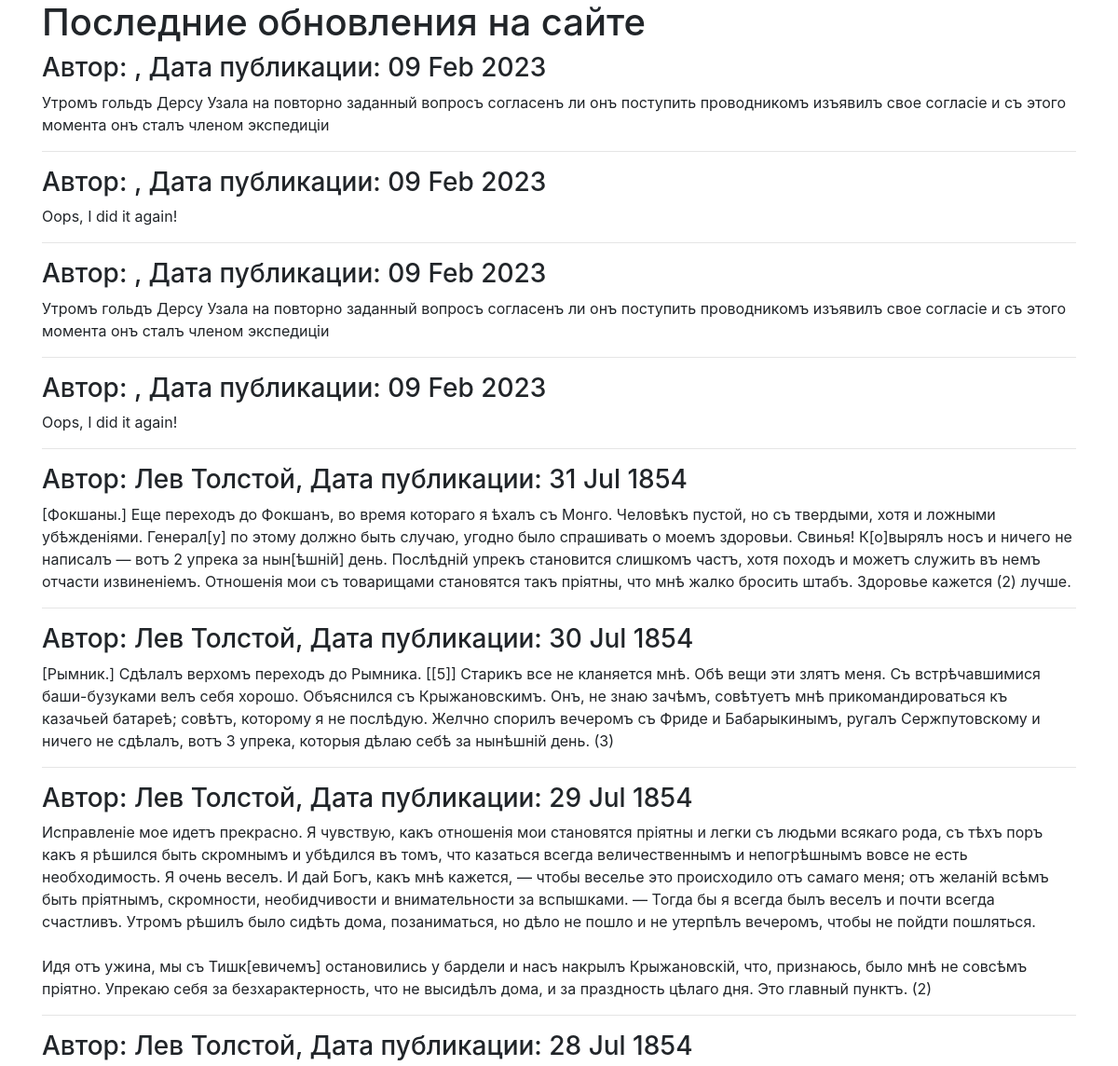
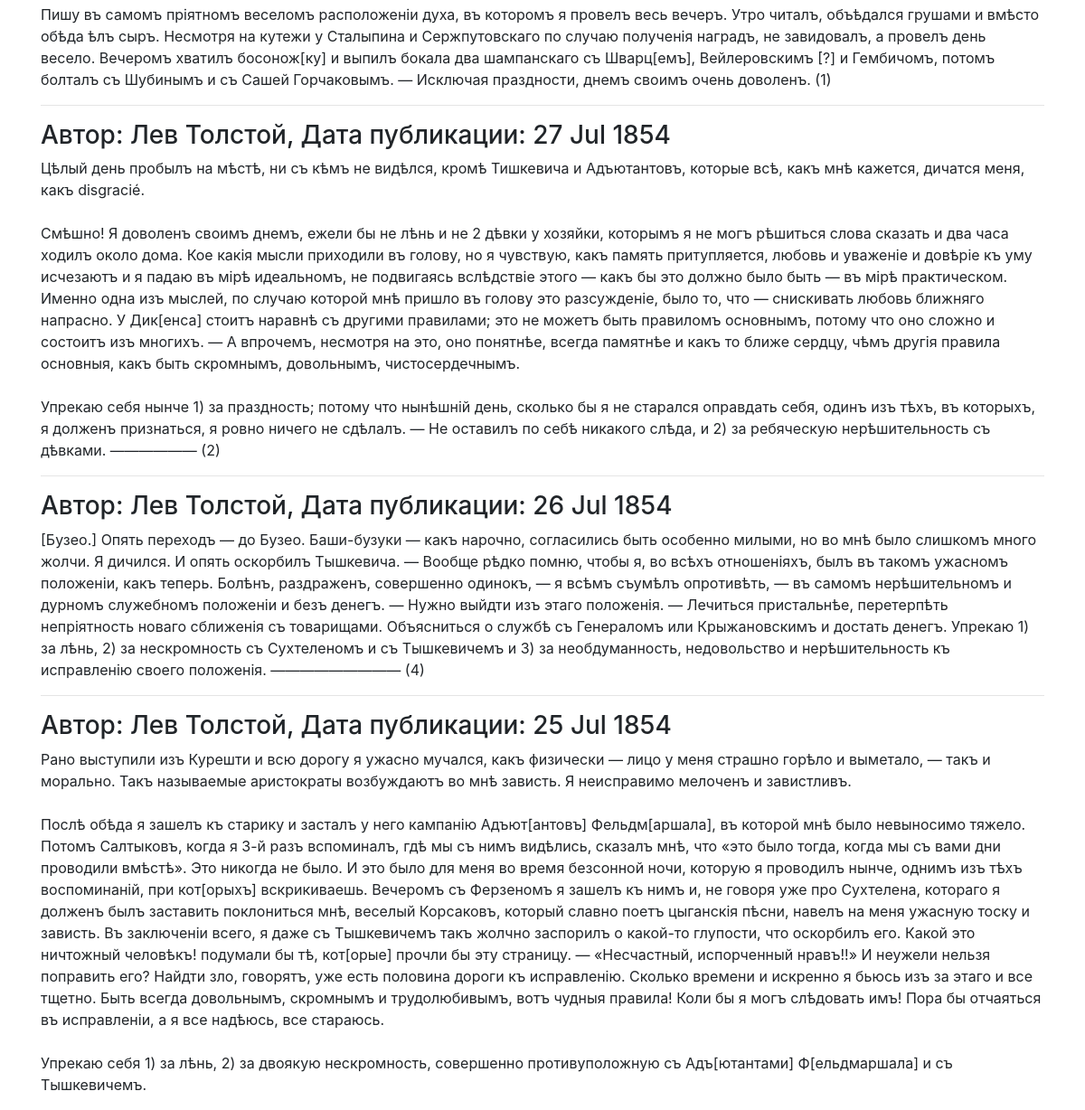
The page / on the database its author committed (2 pictures, top to bottom).
### posts/models.py (models this page shows)
class Post(models.Model):
    text = models.TextField()
    pub_date = models.DateTimeField("date published", auto_now_add=True)
    author = models.ForeignKey(User, on_delete=models.CASCADE, related_name="posts")
    group = models.ForeignKey(Group, blank=True, null=True, on_delete=models.SET_NULL, related_name="posts")
    class Meta:
        ordering = ["-pub_date"]

### posts/views.py (the view)
def index(request):
    latest = Post.objects.all()[:11]
    template = "index.html"
    context = {"posts": latest}
    return render(
        request,  # первый аргумент всегда request
        template,  # файл шаблона, который будет показан пользователю
        context,  # передача данных в шаблон, осуществляется через словарь
    )

### templates/index.html (shortened to what this page needs)
{% extends "base.html" %}
{% block header %}Последние обновления на сайте{% endblock %}
{% block content %}
    {% for post in posts %}
    <h3>
        Автор: {{ post.author.get_full_name }}, Дата публикации: {{ post.pub_date|date:"d M Y" }}
    </h3>
    <p>{{ post.text|linebreaksbr }}</p>
    {% if not forloop.last %}<hr>{% endif %}
    {% endfor %}
{% endblock %}

### templates/base.html (shortened to what this page needs)
<!doctype html>
<html>
<head>
    {% load static %}
    <link rel="stylesheet" href="{% static 'bootstrap/dist/css/bootstrap.min.css' %}">
</head>
<body>
    <main>
        <div class="container">
            <h1>{% block header %}The Last Social Media You'll Ever Need{% endblock %}</h1>
            {% block content %}{% endblock %}
        </div>
    </main>
</body>
</html>

### rows shown on the page
Post: pub_date "09 Feb 2023", text "Утромъ гольдъ Дерсу Узала на повторно заданный вопросъ согласенъ ли онъ поступить проводникомъ изъявилъ свое согласіе и съ этого момента онъ сталъ членом экспедиціи"
Post: pub_date "09 Feb 2023", text "Oops, I did it again!"
Post: pub_date "09 Feb 2023", text "Утромъ гольдъ Дерсу Узала на повторно заданный вопросъ согласенъ ли онъ поступить проводникомъ изъявилъ свое согласіе и съ этого момента онъ сталъ членом экспедиціи"
Post: pub_date "09 Feb 2023", text "Oops, I did it again!"
Post: author.get_full_name "Лев Толстой", pub_date "31 Jul 1854", text "[Фокшаны.] Еще переходъ до Фокшанъ, во время котораго я ѣхалъ съ Монго. Человѣкъ пустой, но съ твердыми, хотя и ложными убѣжденіями. Генерал[у] по этому должно быть случаю, угодно было спрашивать о моемъ здоровьи. Свинья! К[о]вырялъ носъ и ничего не написалъ — вотъ 2 упрека за нын[ѣшній] день. Послѣдній упрекъ становится слишкомъ частъ, хотя походъ и можетъ служить въ немъ отчасти извиненіемъ. Отношенія мои съ товарищами становятся такъ пріятны, что мнѣ жалко бросить штабъ. Здоровье кажется (2) лучше."
Post: author.get_full_name "Лев Толстой", pub_date "30 Jul 1854", text "[Рымник.] Сдѣлалъ верхомъ переходъ до Рымника. [[5]] Старикъ все не кланяется мнѣ. Обѣ вещи эти злятъ меня. Съ встрѣчавшимися баши-бузуками велъ себя хорошо. Объяснился съ Крыжановскимъ. Онъ, не знаю зачѣмъ, совѣтуетъ мнѣ прикомандироваться къ казачьей батареѣ; совѣтъ, которому я не послѣдую. Желчно спорилъ вечеромъ съ Фриде и Бабарыкинымъ, ругалъ Сержпутовскому и ничего не сдѣлалъ, вотъ 3 упрека, которыя дѣлаю себѣ за нынѣшній день. (3)"
Post: author.get_full_name "Лев Толстой", pub_date "29 Jul 1854", text "Исправленіе мое идетъ прекрасно. Я чувствую, какъ отношенія мои становятся пріятны и легки съ людьми всякаго рода, съ тѣхъ поръ какъ я рѣшился быть скромнымъ и убѣдился въ томъ, что казаться всегда величественнымъ и непогрѣшнымъ вовсе не есть необходимость. Я очень веселъ. И дай Богъ, какъ мнѣ кажется, — чтобы веселье это происходило отъ самаго меня; отъ желаній всѣмъ быть пріятнымъ, скромности, необидчивости и внимательности за вспышками. — Тогда бы я всегда былъ веселъ и почти всегда счастливъ. Утромъ рѣшилъ было сидѣть дома, позаниматься, но дѣло не пошло и не утерпѣлъ вечеромъ, чтобы не пойдти пошляться. Идя отъ ужина, мы съ Тишк[евичемъ] остановились у бардели и насъ накрылъ…"
Post: author.get_full_name "Лев Толстой", pub_date "28 Jul 1854", text "Пишу въ самомъ пріятномъ веселомъ расположеніи духа, въ которомъ я провелъ весь вечеръ. Утро читалъ, объѣдался грушами и вмѣсто обѣда ѣлъ сыръ. Несмотря на кутежи у Сталыпина и Сержпутовскаго по случаю полученія наградъ, не завидовалъ, а провелъ день весело. Вечеромъ хватилъ босонож[ку] и выпилъ бокала два шампанскаго съ Шварц[емъ], Вейлеровскимъ [?] и Гембичомъ, потомъ болталъ съ Шубинымъ и съ Сашей Горчаковымъ. — Исключая праздности, днемъ своимъ очень доволенъ. (1)"
Post: author.get_full_name "Лев Толстой", pub_date "27 Jul 1854", text "Цѣлый день пробылъ на мѣстѣ, ни съ кѣмъ не видѣлся, кромѣ Тишкевича и Адъютантовъ, которые всѣ, какъ мнѣ кажется, дичатся меня, какъ disgracié. Смѣшно! Я доволенъ своимъ днемъ, ежели бы не лѣнь и не 2 дѣвки у хозяйки, которымъ я не могъ рѣшиться слова сказать и два часа ходилъ около дома. Кое какія мысли приходили въ голову, но я чувствую, какъ память притупляется, любовь и уваженіе и довѣріе къ уму исчезаютъ и я падаю въ мірѣ идеальномъ, не подвигаясь вслѣдствіе этого — какъ бы это должно было быть — въ мірѣ практическом. Именно одна изъ мыслей, по случаю которой мнѣ пришло въ голову это разсужденіе, было то, что — снискивать любовь ближняго напрасно. У Дик[енса] стоитъ наравнѣ съ другими…"
Post: author.get_full_name "Лев Толстой", pub_date "26 Jul 1854", text "[Бузео.] Опять переходъ — до Бузео. Баши-бузуки — какъ нарочно, согласились быть особенно милыми, но во мнѣ было слишкомъ много жолчи. Я дичился. И опять оскорбилъ Тышкевича. — Вообще рѣдко помню, чтобы я, во всѣхъ отношеніяхъ, былъ въ такомъ ужасномъ положеніи, какъ теперь. Болѣнъ, раздраженъ, совершенно одинокъ, — я всѣмъ съумѣлъ опротивѣть, — въ самомъ нерѣшительномъ и дурномъ служебномъ положеніи и безъ денегъ. — Нужно выйдти изъ этаго положенія. — Лечиться пристальнѣе, перетерпѣть непріятность новаго сближенія съ товарищами. Объясниться о службѣ съ Генераломъ или Крыжановскимъ и достать денегъ. Упрекаю 1) за лѣнь, 2) за нескромность съ Сухтеленомъ и съ Тышкевичемъ и 3) за…"
Post: author.get_full_name "Лев Толстой", pub_date "25 Jul 1854", text "Рано выступили изъ Курешти и всю дорогу я ужасно мучался, какъ физически — лицо у меня страшно горѣло и выметало, — такъ и морально. Такъ называемые аристократы возбуждаютъ во мнѣ зависть. Я неисправимо мелоченъ и завистливъ. Послѣ обѣда я зашелъ къ старику и засталъ у него кампанію Адъют[антовъ] Фельдм[аршала], въ которой мнѣ было невыносимо тяжело. Потомъ Салтыковъ, когда я 3-й разъ вспоминалъ, гдѣ мы съ нимъ видѣлись, сказалъ мнѣ, что «это было тогда, когда мы съ вами дни проводили вмѣстѣ». Это никогда не было. И это было для меня во время безсонной ночи, которую я проводилъ нынче, однимъ изъ тѣхъ воспоминаній, при кот[орыхъ] вскрикиваешь. Вечеромъ съ Ферзеномъ я зашелъ къ нимъ и, не…"
